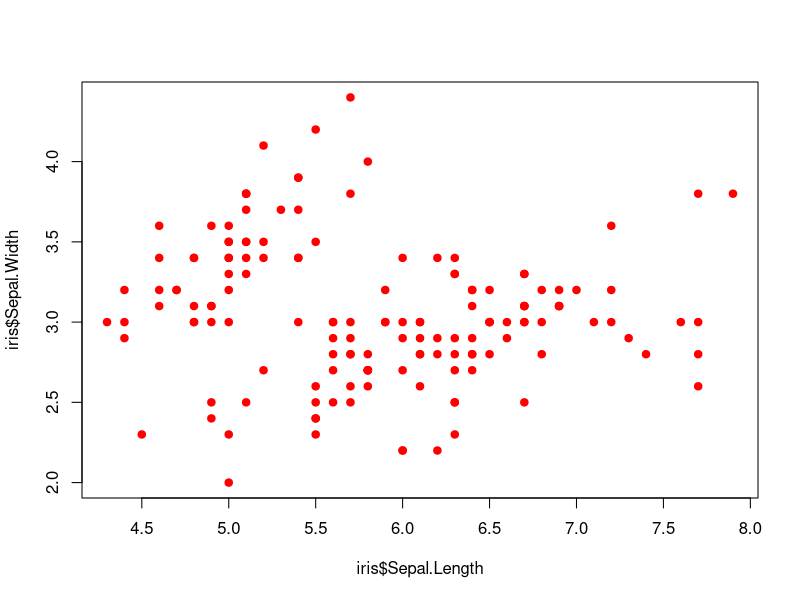
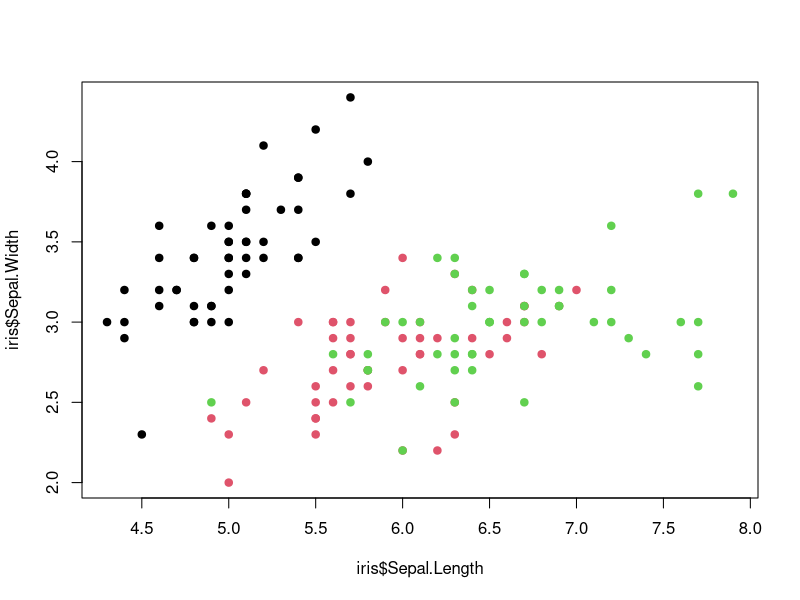
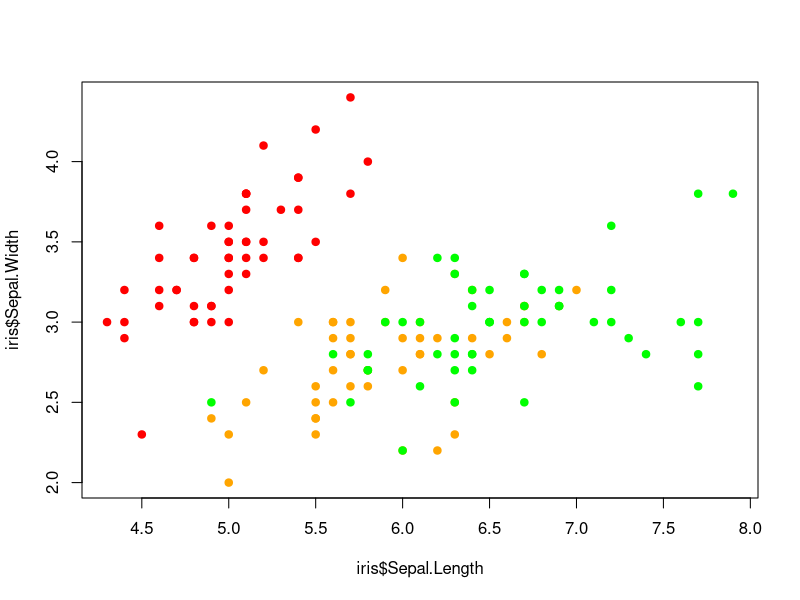
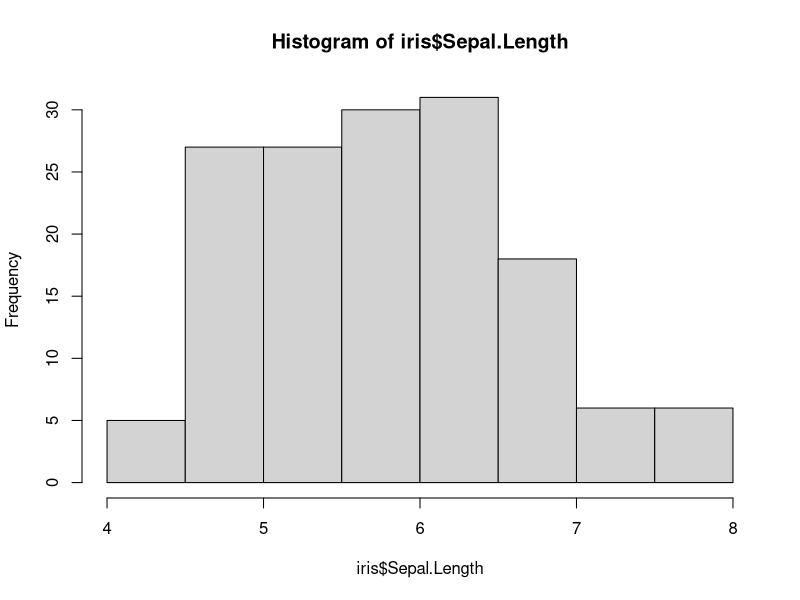
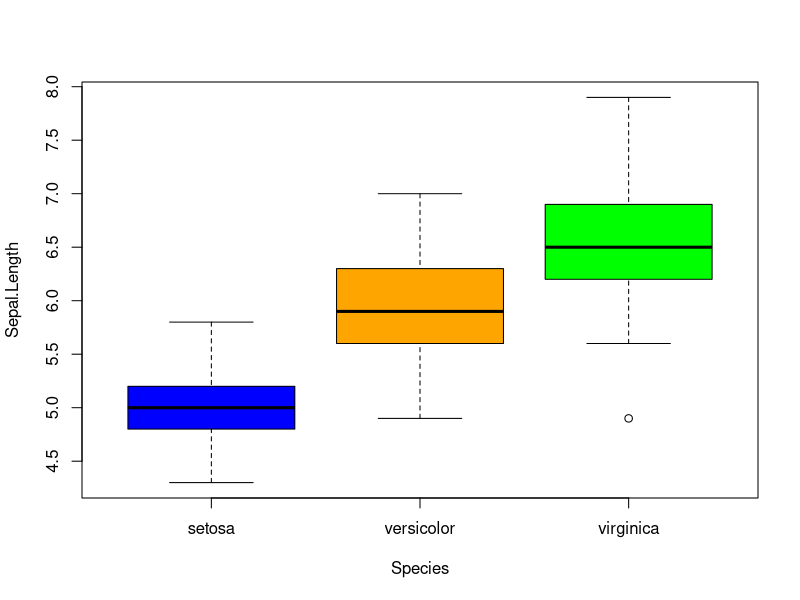
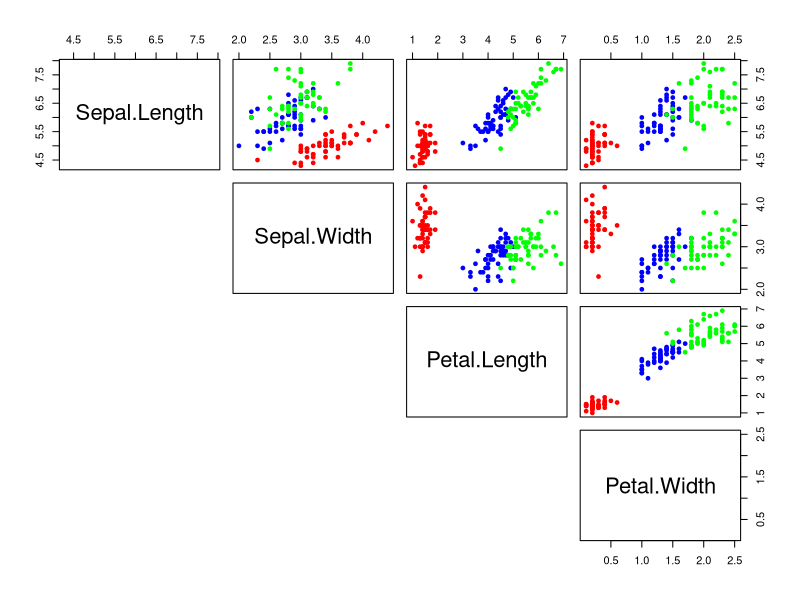

These figures' R source, in order: (Note: this script raises an error after producing the figures.)
## Creating a data frame with 2 dimensional 'x' and binary 'y'
x <- 1:4
matrix(data = x, nrow = 2, ncol = 2, byrow = F)
matrix(data = x, nrow = 3, ncol = 2, byrow = F)
matrix(data = x, nrow = 3, ncol = 2, byrow = T)
y <- c(1,2)
y <- as.factor(x = rep(x = y, 2))
levels(y)
levels(y) <- c("lab1", "lab2")
y
z = data.frame("num" = x, "fac" = y)
class(z)


## Random number generation
rnorm(n = 10) # may give different set of 10 numbers every time

set.seed(1)
rnorm(n = 10) # this will generate same set of 10 numbers every time
rnorm(n = 10)

set.seed(1)
rnorm(n = 10) # same as first set
rnorm(n = 10) # same as second set

## Data reading and summarization
head(x = iris, n = 5)
summary(iris)
class(iris$Species)

## Plotting for exploration
plot(x = iris$Sepal.Length, y = iris$Sepal.Width, type = 'p', pch = 19, col = 'red')
plot(x = iris$Sepal.Length, y = iris$Sepal.Width, type = 'p', pch = 19, col = iris$Species)
plot(x = iris$Sepal.Length, y = iris$Sepal.Width, type = 'p', pch = 19, col = c("red", "orange", "green")[iris$Species])

# Univariate
hist(x = iris$Sepal.Length)
# One variable on outcome
boxplot(formula = Sepal.Length ~ Species, data = iris, col = c("blue", "orange", "green"))

pairs(iris[, 1:4], pch = 19, cex = 0.75, lower.panel = NULL, col = c("red", "blue", "green")[iris$Species])

## Summarization
aggregate(x = iris[, 1:4], by = list(iris$Species), FUN = mean)
aggregate(x = iris[, 1:4], by = list(iris$Species), FUN = sd)
aggregate(x = iris[, 1:4], by = list(iris$Species), FUN = median)

## Multivariate normal
library(MASS)
MASS::mvrnorm(n = 100, mu = rep(0, 4), Sigma = 0.5^abs(outer(X = 1:4, Y = 1:4, FUN = "-")))

## 3d plotting
library(scatterplot3d)
scatterplot3d::scatterplot3d(x = iris[, 1:3], pch = 19, col = c("red", "orange", "green")[iris$Species]) # Need to correct this

## Fitting a linear model
model <- lm(formula = Sepal.Length ~ Sepal.Width, data = iris)
summary(model)
model$fitted.values
model$residuals
str(model)
